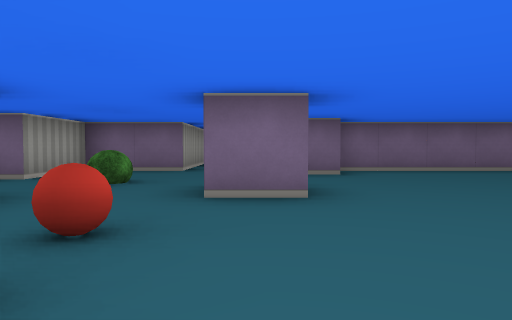
view 1 (above)

24 first-person views from a walk through a cub3D level. The camera is about half as high as the walls, tilts 2° down and sees 70° across. The floor is counted in squares. Each view is taken from the middle of a square. On the plan, view 1 faces up. The plan holds only what a view shows up to about 9 squares ahead; the rest is blank.

view 2
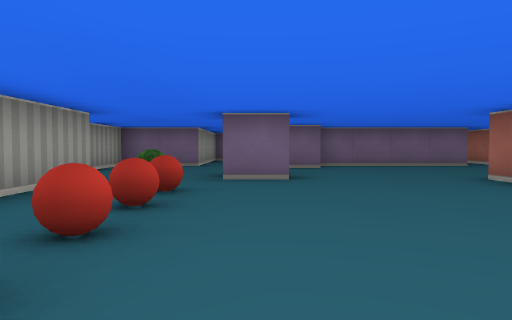

view 3
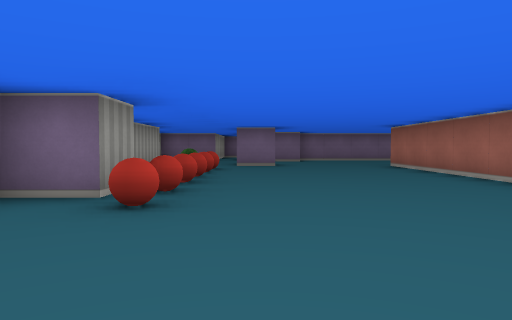

view 4
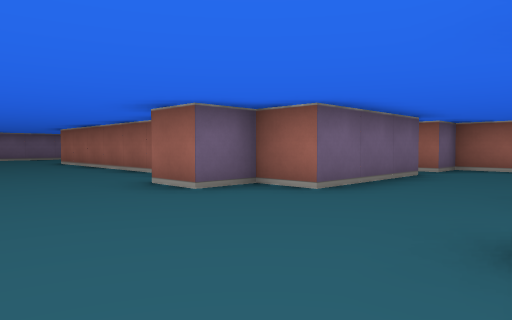

view 5
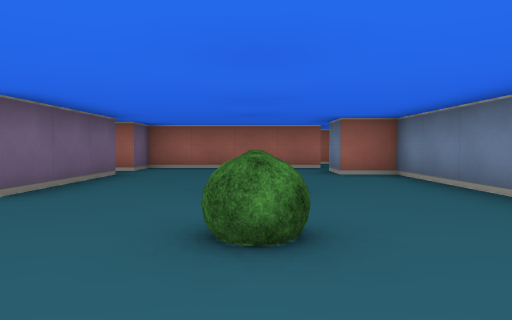

view 6
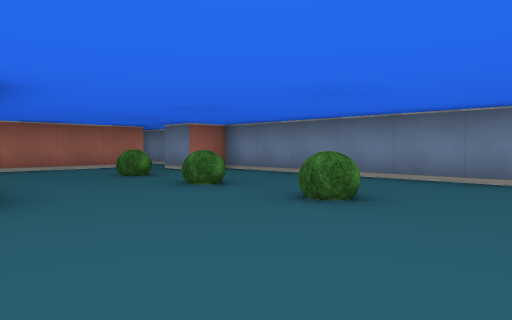

view 7
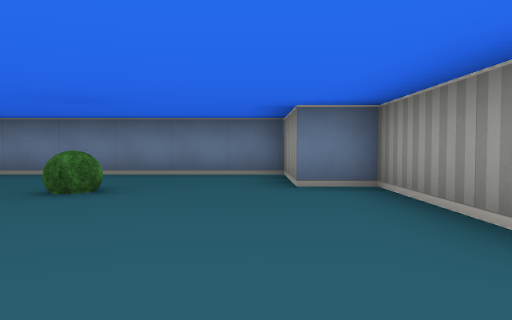

view 8
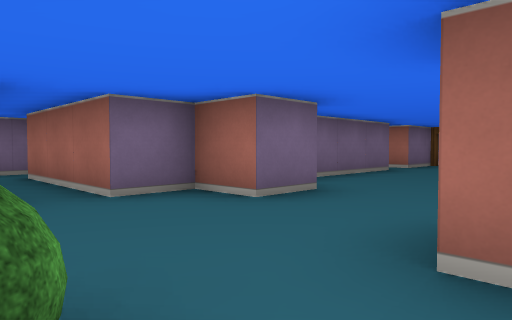

view 9
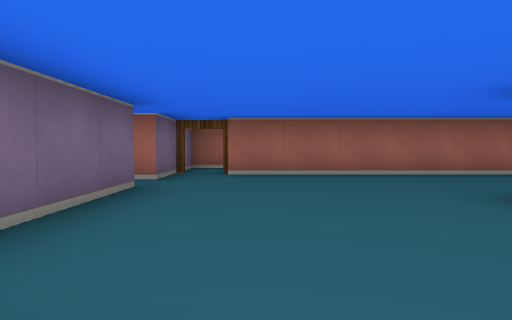

view 10
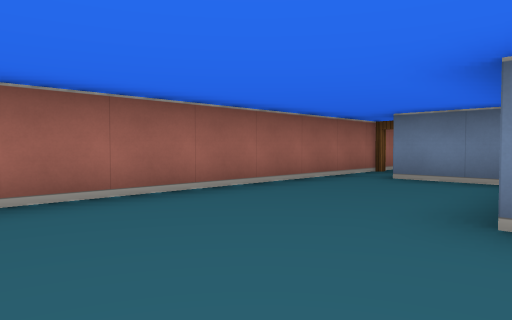

view 11
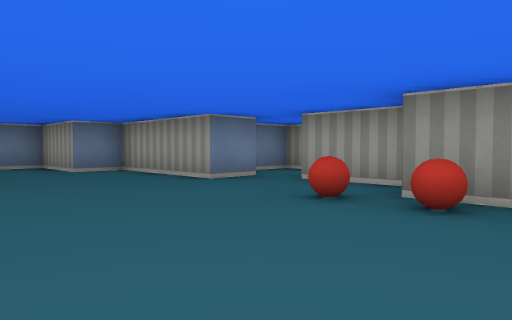

view 12
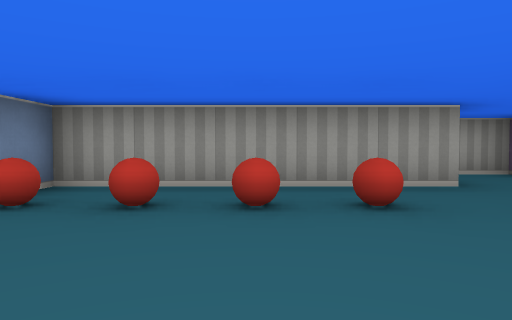

view 13
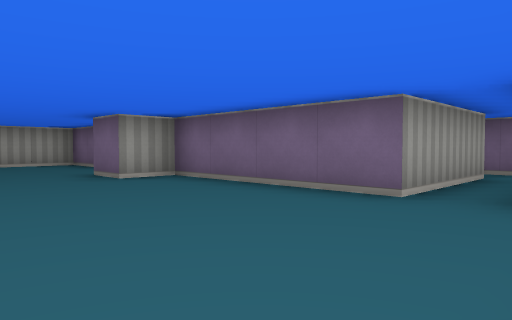

view 14
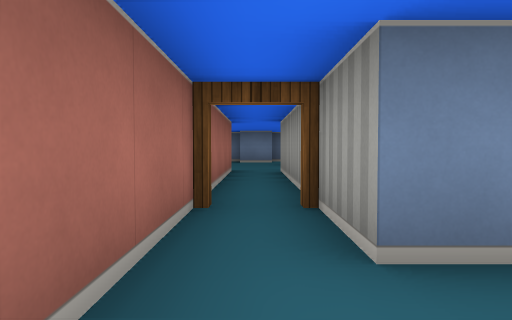

view 15
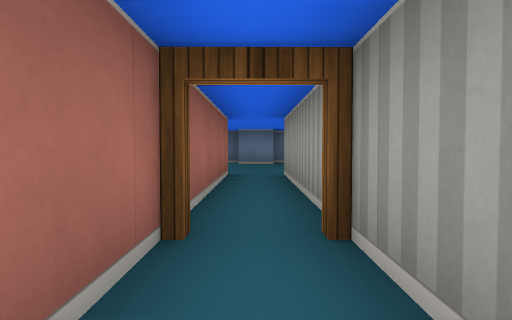

view 16
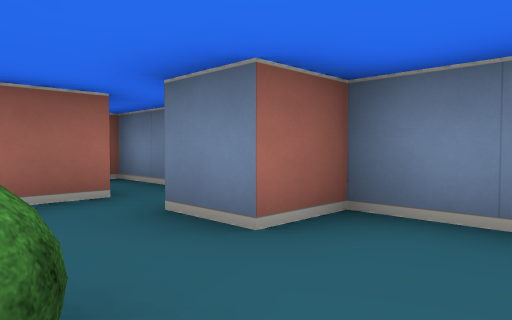

view 17
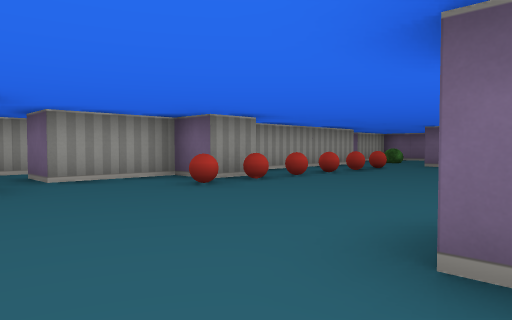

view 18
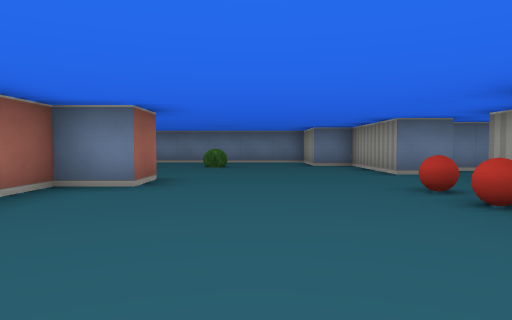

view 19
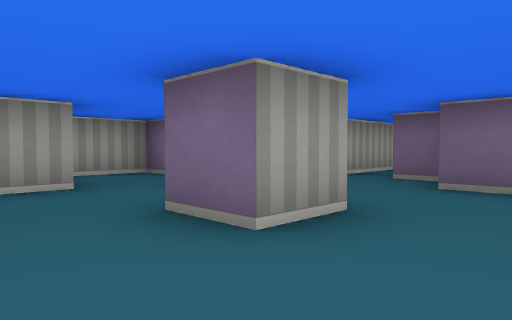

view 20
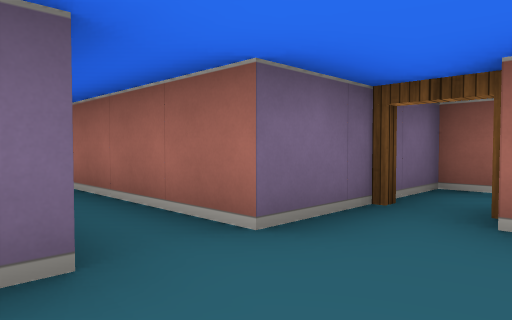

view 21
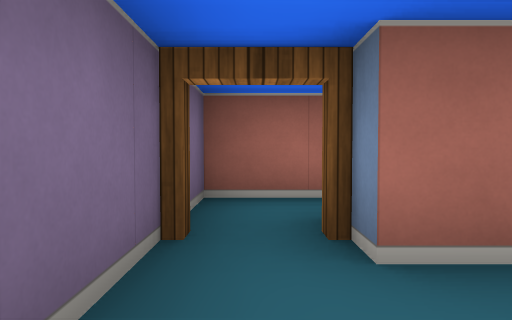

view 22
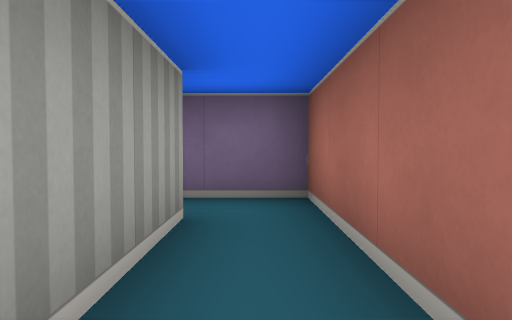

view 23
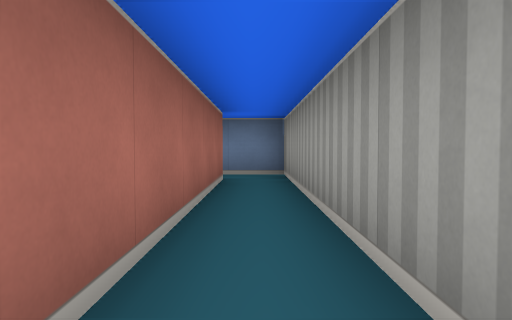

view 24
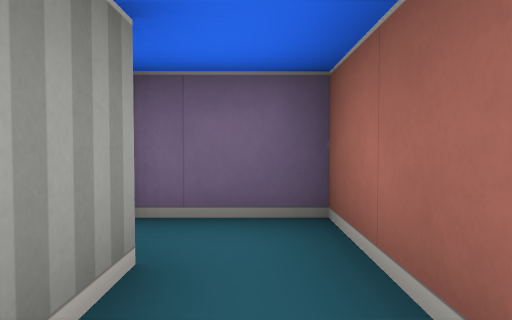

### Floor plan
Ten units are one square. View 1 is at (0, 0); x grows to the right and y downward. Boxes are objects, and circles mark ways between rooms. Rooms are numbered by the first view taken in them; rooms with no view inside come last. Other rooms are left out.
<svg viewBox="-50 -120 155 230">
<path fill="none" stroke="#000" d="M50 -5 65 -5 65 55 35 55 35 45 25 45 25 35 35 35 35 -35M-15 55 -15 85 -5 85 -5 105 65 105 65 95 75 95M5 -46 5 -35 -5 -35M-25 -36 -25 15 -15 15 -15 25 -25 25 -25 45M80 -75 65 -75 65 -115 51 -115M85 96 85 55 75 55 75 -65M-15 -98 -15 -75 -35 -75 -35 -55 -45 -55 -45 -41M55 -106 55 -75 15 -75 15 -65 5 -65 5 -75 -5 -75 -5 -105M-2 -115 -8 -115M85 -65 85 -5 96 -5M95 -15 95 -75 80 -75M-26 55 -15 55M-25 45 -35 45M-45 42 -45 65 -30 65"/>
<rect x="-25" y="-55" width="10" height="10" fill="#bbb"><title>bush</title></rect>
<rect x="-15" y="25" width="10" height="10" fill="#bbb"><title>ball</title></rect>
<rect x="-15" y="15" width="10" height="10" fill="#bbb"><title>ball</title></rect>
<rect x="-15" y="5" width="10" height="10" fill="#bbb"><title>ball</title></rect>
<rect x="-15" y="-5" width="10" height="10" fill="#bbb"><title>ball</title></rect>
<rect x="-15" y="-15" width="10" height="10" fill="#bbb"><title>ball</title></rect>
<rect x="-15" y="-25" width="10" height="10" fill="#bbb"><title>ball</title></rect>
<rect x="15" y="75" width="10" height="10" fill="#bbb"><title>bush</title></rect>
<rect x="35" y="75" width="10" height="10" fill="#bbb"><title>bush</title></rect>
<rect x="55" y="75" width="10" height="10" fill="#bbb"><title>bush</title></rect>
<circle cx="80" cy="-70" r="3" fill="#2a7"/>
<circle cx="-20" cy="50" r="3" fill="#2a7"/>
<text x="20" y="10">1</text>
<text x="90" y="-40">2</text>
<text x="-30" y="50">3</text>
</svg>
Room 1 opens to room 2. Room 1 opens to room 3.

Where each view was taken, in squares from view 1:
view 1: 0 up, 0 right, facing up
view 2: 2 down, 0 right, facing up
view 3: 6 down, 0 right, facing up
view 4: 8 down, 0 right, facing up-right
view 5: 8 down, 0 right, facing right
view 6: 5 down, 0 right, facing down-right
view 7: 4 down, 0 right, facing down
view 8: 4 up, 2 left, facing up-right
view 9: 6 up, 1 right, facing right
view 10: 6 up, 4 right, facing down-right
view 11: 1 down, 2 right, facing down-left
view 12: 1 up, 2 right, facing left
view 13: 4 up, 7 right, facing up-left
view 14: 2 up, 7 right, facing down
view 15: 1 up, 7 right, facing down
view 16: 8 down, 5 right, facing down-right
view 17: 6 down, 3 right, facing up-left
view 18: 1 up, 1 right, facing down
view 19: 2 up, 2 right, facing up-left
view 20: 6 up, 5 right, facing up-right
view 21: 7 up, 6 right, facing right
view 22: 4 up, 9 right, facing up
view 23: 7 up, 9 right, facing down
view 24: 9 up, 6 right, facing up
